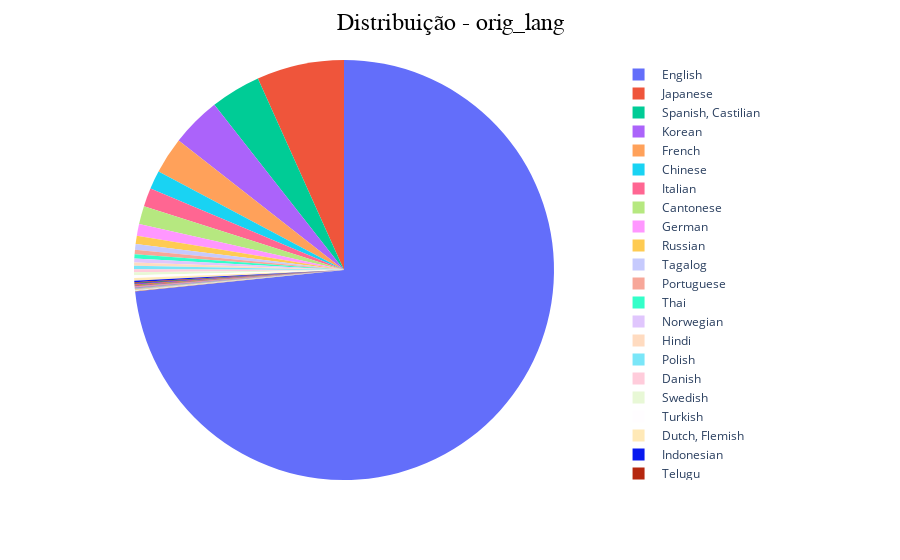

Notebook source saved alongside this figure:
### Markdown cell above
# Transformar a lingua de origem em Eng ou Non-Eng

### Code cell
import plotly.express as px

val = df['orig_lang'].value_counts().reset_index()
val.columns = ['orig_lang', 'count']
fig = px.pie(val, values='count', names='orig_lang')
fig.update_traces(textinfo='none')
fig.update_layout(title=dict(text='Distribuição - orig_lang',x=0.5,font=dict(family='Arial Black', size=24, color='black')), plot_bgcolor='whitesmoke', showlegend = True)

fig.show()

### Figure 1 — Plotly figure (JSON) as saved in the notebook; plotly's stock layout.template omitted (floating-point values rounded to 4 significant figures)
{"data": [{"domain": {"x": [0, 1], "y": [0, 1]}, "hovertemplate": "orig_lang=%{label}<br>count=%{value}<extra></extra>", "labels": [" English", " Japanese", " Spanish, Castilian", " Korean", " French", " Chinese", " Italian", " Cantonese", " German", " Russian", " Tagalog", " Portuguese", " Thai", " Norwegian", " Hindi", " Polish", " Danish", " Swedish", " Turkish", " Dutch, Flemish", " Indonesian", " Telugu", " Greek", " Finnish", " Tamil", " Ukrainian", " Persian", " Arabic", " Malayalam", " Vietnamese", " Icelandic", " Catalan, Valencian", " Hungarian", " Romanian", " Kannada", " Czech", " Malay", " Irish", " No Language", " Dzongkha", " Latin", " Serbo-Croatian", " Gujarati", " Basque", " Central Khmer", " Macedonian", " Latvian", " Bokmål, Norwegian, Norwegian Bokmål", " Bengali", " Oriya", " Galician", " Serbian", " Slovak"], "legendgroup": "", "name": "", "showlegend": true, "textinfo": "none", "type": "pie", "values": [7341, 673, 387, 384, 281, 143, 142, 141, 89, 65, 42, 35, 33, 29, 26, 26, 23, 22, 21, 21, 11, 6, 6, 6, 5, 4, 4, 4, 3, 3, 3, 2, 2, 2, 2, 2, 2, 1, 1, 1, 1, 1, 1, 1, 1, 1, 1, 1, 1, 1, 1, 1, 1]}], "layout": {"legend": {"tracegroupgap": 0}, "margin": {"t": 60}, "plot_bgcolor": "whitesmoke", "showlegend": true, "title": {"font": {"color": "black", "family": "Arial Black", "size": 24}, "text": "Distribuição - orig_lang", "x": 0.5}}}
